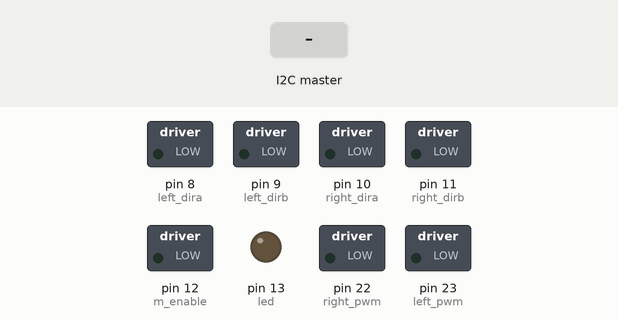
Recording of a sketch running on a simulated Arduino Mega 2560, built with avr-gcc and run on an emulated ATmega2560. Parts: switched loads named in the sketch (green lamp = pin HIGH), output pins drawn as LEDs (lit = HIGH). The test bench sets the inputs (shaded band).

Above: at 1.2 s.
1.3 s: the I2C master sends the byte 1
At 3.0 s:
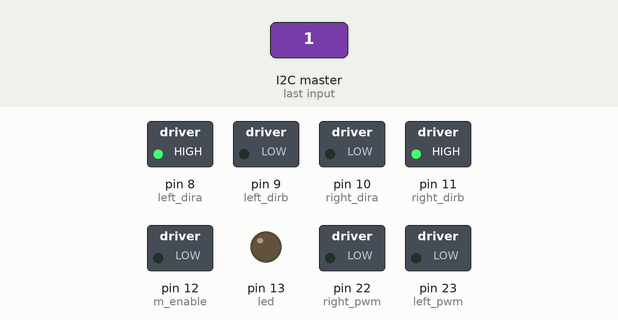
3.8 s: the I2C master sends the byte 0
At 6.0 s:
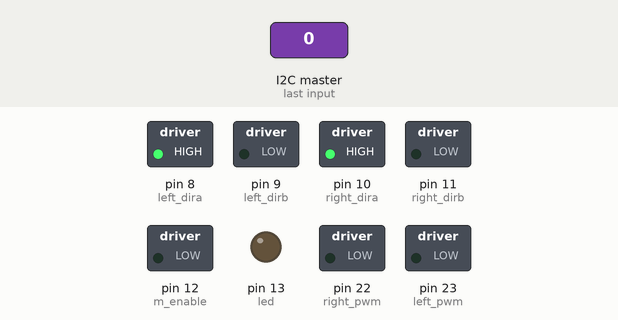
6.3 s: the I2C master sends the byte 2
At 8.0 s:
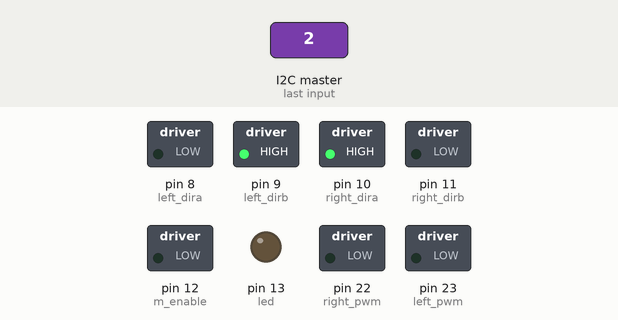
Timing chart, 0 to 9.5 s (numbered marks = the images above; inputs shaded):
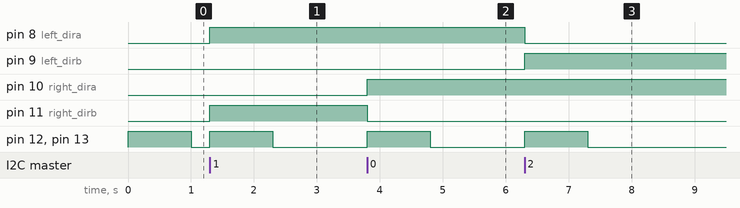

Measured:
- after the input at 1.3 s, pin 8 (left_dira), pin 11 (right_dirb): LOW → HIGH at once; pin 12 (m_enable), pin 13 (led): LOW → HIGH at once, → LOW 1.0 s later
- after the input at 3.8 s, pin 10 (right_dira): LOW → HIGH at once; pin 11 (right_dirb): HIGH → LOW at once; pin 12 (m_enable), pin 13 (led): LOW → HIGH at once, → LOW 1.0 s later
- after the input at 6.3 s, pin 8 (left_dira): HIGH → LOW at once; pin 9 (left_dirb): LOW → HIGH at once; pin 12 (m_enable), pin 13 (led): LOW → HIGH at once, → LOW 1.0 s later

The sketch:

teensy_motor.ino
```cpp
#include <Wire.h>

unsigned long last_motor_write = 0;

const int led = 13;
const int m_enable = 12;

//M1
const int left_pwm = 23;
const int left_dira = 8;
const int left_dirb = 9;
const int left_curr = 21;
//M2
const int right_pwm = 22;
const int right_dira = 10;
const int right_dirb = 11;
const int right_curr = 20;

//encoders
const int encoder0PinA = 7;
const int encoder0PinB = 6;
//const int right_enca = ;
//const int right_encb = ;

volatile char command;

volatile int encoder0Pos = 0;

void doEncoderA(){
  // look for a low-to-high on channel A
  if (digitalRead(encoder0PinA) == HIGH) {
    // check channel B to see which way encoder is turning
    if (digitalRead(encoder0PinB) == LOW) {
      encoder0Pos = encoder0Pos + 1;         // CW
    } else {
      encoder0Pos = encoder0Pos - 1;         // CCW
    }
  } else {  // must be a high-to-low edge on channel A
    // check channel B to see which way encoder is turning
    if (digitalRead(encoder0PinB) == HIGH) {
      encoder0Pos = encoder0Pos + 1;          // CW
    } else {
      encoder0Pos = encoder0Pos - 1;          // CCW
    }
  }
}

void doEncoderB(){
  // look for a low-to-high on channel B
  if (digitalRead(encoder0PinB) == HIGH) {
   // check channel A to see which way encoder is turning
    if (digitalRead(encoder0PinA) == HIGH) {
      encoder0Pos = encoder0Pos + 1;         // CW
    }
    else {
      encoder0Pos = encoder0Pos - 1;         // CCW
    }
  } else { // Look for a high-to-low on channel B
    // check channel B to see which way encoder is turning
    if (digitalRead(encoder0PinA) == LOW) {
      encoder0Pos = encoder0Pos + 1;          // CW
    }
    else {
      encoder0Pos = encoder0Pos - 1;          // CCW
    }
  }

}

void both_forward(){
  digitalWrite(left_dira, HIGH);
  digitalWrite(left_dirb, LOW);
  digitalWrite(right_dira, HIGH);
  digitalWrite(right_dirb, LOW);
}

void left_forward_right_backward(){
  digitalWrite(left_dira, HIGH);
  digitalWrite(left_dirb, LOW);
  digitalWrite(right_dira, LOW);
  digitalWrite(right_dirb, HIGH);
}

void left_backward_right_forward(){
  digitalWrite(left_dira, LOW);
  digitalWrite(left_dirb, HIGH);
  digitalWrite(right_dira, HIGH);
  digitalWrite(right_dirb, LOW);
}

void both_backward(){
  digitalWrite(left_dira, LOW);
  digitalWrite(left_dirb, HIGH);
  digitalWrite(right_dira, LOW);
  digitalWrite(right_dirb, HIGH);
}

void setup() {
  //Serial.begin(9600);

  //setup i2c
  Wire.begin(1); //slave with address of 1
  Wire.onReceive(interpretCommand);
  Wire.onRequest(returnData);

  pinMode(led, OUTPUT);

  //setup motor pins
  pinMode(m_enable, OUTPUT);
  pinMode(left_dira, OUTPUT);
  pinMode(left_dirb, OUTPUT);
  pinMode(right_dira, OUTPUT);
  pinMode(right_dirb, OUTPUT);

  //setup encoder pins
  pinMode(encoder0PinA, INPUT);
  pinMode(encoder0PinB, INPUT);
 // pinMode(right_enca, INPUT);
  //pinMode(right_encb, INPUT);

  //setup encoder interrupts
  attachInterrupt(encoder0PinA, doEncoderA, CHANGE);
  attachInterrupt(encoder0PinB, doEncoderB, CHANGE);
  //attachInterrupt(right_enca, encoderRightA, CHANGE);
  //attachInterrupt(right_encb, encoderRightB, CHANGE);

  digitalWrite(led, LOW);
}

void loop() {
  // put your main code here, to run repeatedly:
  unsigned long curr_time = millis();
  if(curr_time - last_motor_write > 1000){
    analogWrite(left_pwm, 0);
    analogWrite(right_pwm, 0);
    digitalWrite(led, LOW);
    digitalWrite(m_enable, LOW);
  }else{
    digitalWrite(led, HIGH);
    digitalWrite(m_enable, HIGH);
  }

  //Serial.print("encoder0Pos: ");
  //Serial.println(encoder0Pos, DEC);

}

void interpretCommand(int howMany){
  last_motor_write = millis();
  char temp;
  command = Wire.read(); //get first byte - command
  digitalWrite(led, HIGH);
  digitalWrite(m_enable, HIGH);
  if(command == 0){
    //go forward
    both_forward();
    temp = Wire.read();
    analogWrite(left_pwm, temp);
    temp = Wire.read();
    analogWrite(right_pwm, temp);
  }
  if(command == 1){
    //left forward, right backward
    left_forward_right_backward();
    temp = Wire.read();
    analogWrite(left_pwm, temp);
    temp = Wire.read();
    analogWrite(right_pwm, temp);
  }
  if(command == 2){
    //left backward, right forward
    left_backward_right_forward();
    temp = Wire.read();
    analogWrite(left_pwm, temp);
    temp = Wire.read();
    analogWrite(right_pwm, temp);
  }
  if(command == 3){
    //left backward, right backward
    both_backward();
    temp = Wire.read();
    analogWrite(left_pwm, temp);
    temp = Wire.read();
    analogWrite(right_pwm, temp);
  }
}


void returnData(){
  uint8_t encoder_buffer[4];
  int curr_left = encoder0Pos;
  encoder0Pos = 0;
  encoder_buffer[0] = (curr_left & 0xFF000000) >> 24;
  encoder_buffer[1] = (curr_left & 0x00FF0000) >> 16;
  encoder_buffer[2] = (curr_left & 0x0000FF00) >> 8;
  encoder_buffer[3] = (curr_left & 0xFF);
  Wire.write(encoder_buffer, 4);
}
```
